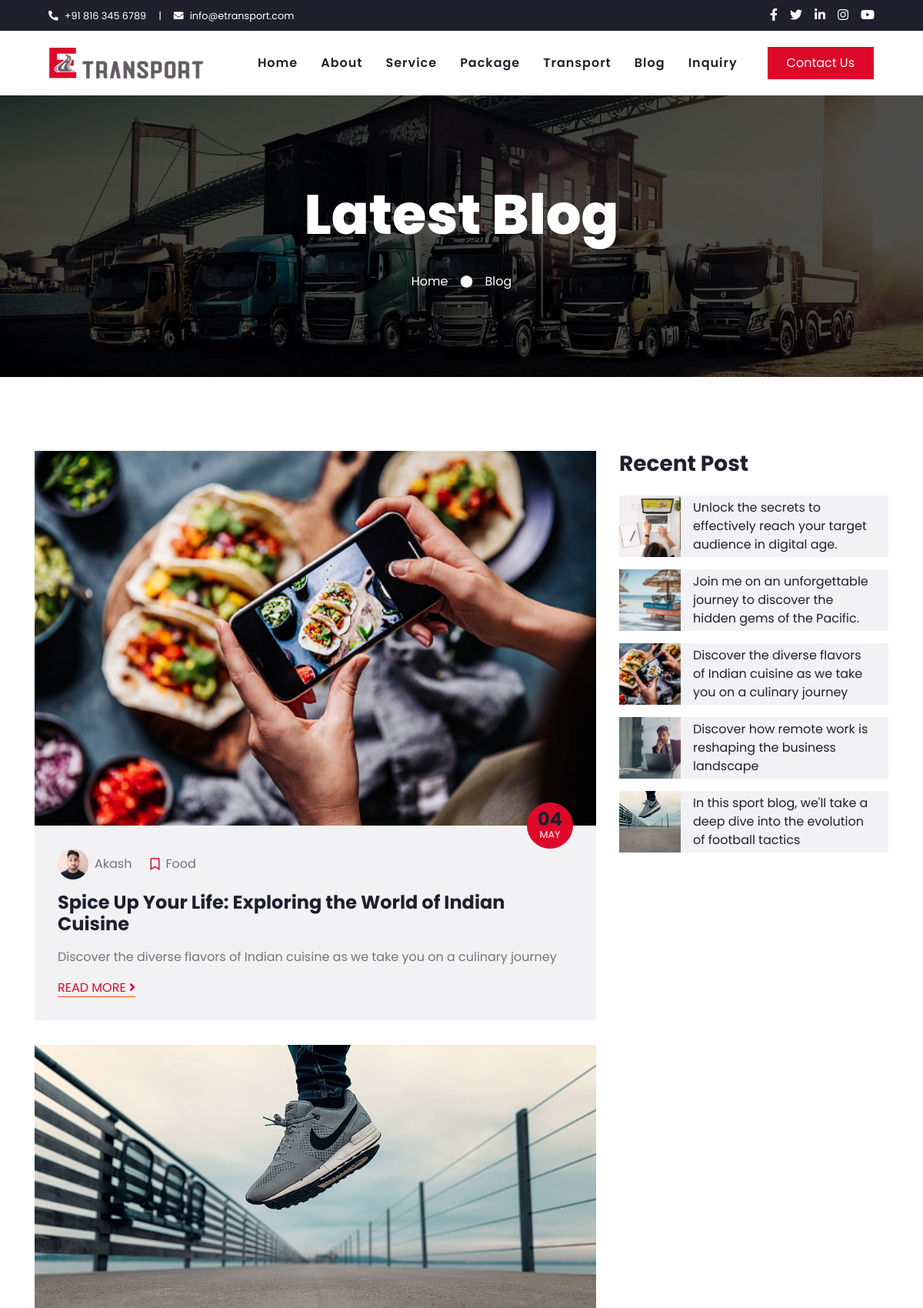
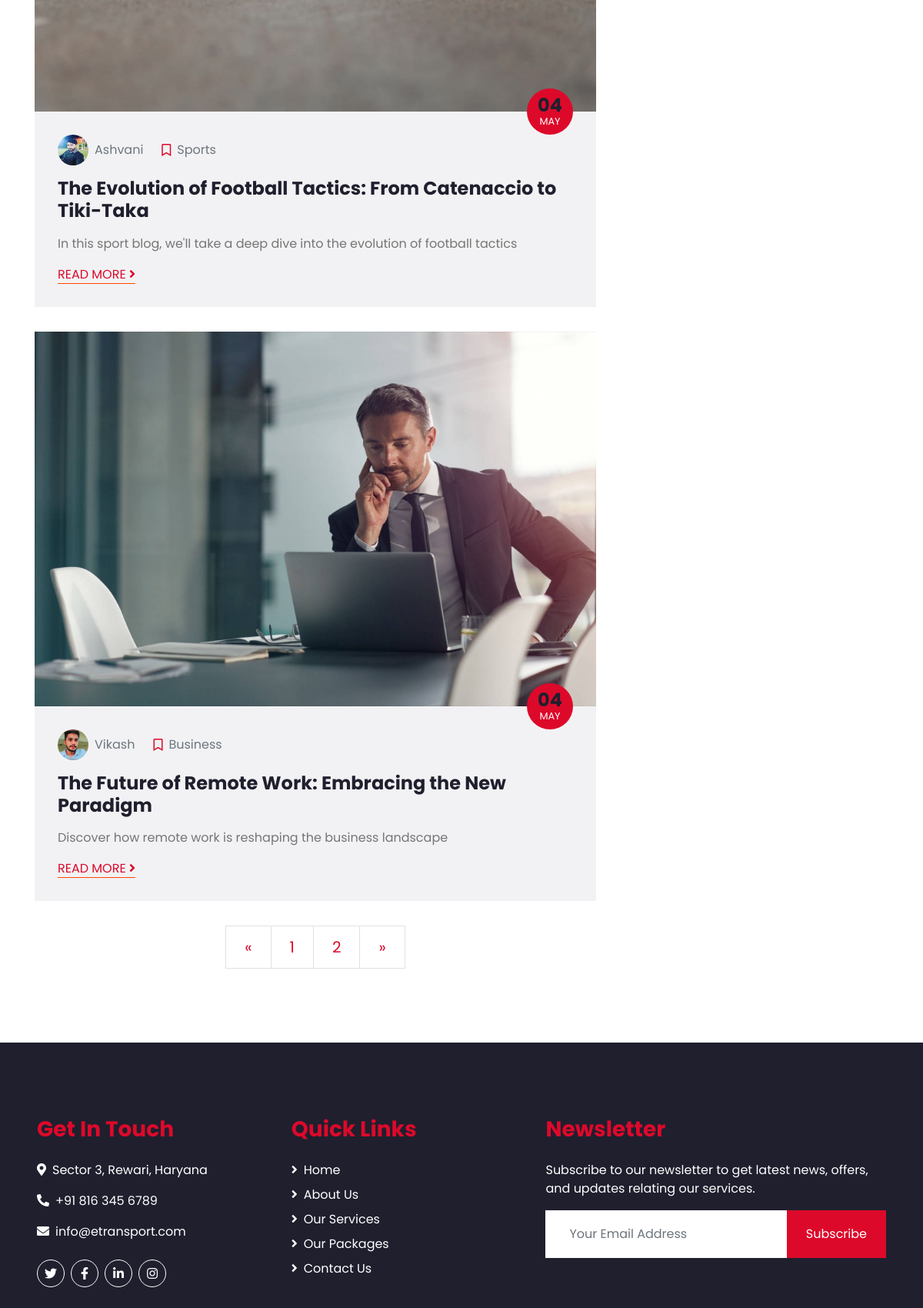
Screenshot of /blog.php (upper part) with the database file from the repository (2 pictures, top to bottom).
### tables this page shows
CREATE TABLE `tbl_blog` (
  `id` int(11) NOT NULL,
  `title` text NOT NULL,
  `category_id` int(11) NOT NULL,
  `author_id` int(11) NOT NULL,
  `image` varchar(250) NOT NULL,
  `short_description` text NOT NULL,
  `long_description` text NOT NULL,
  `created_on` date NOT NULL,
  `updated_on` date NOT NULL,
  `status` enum('0','1') NOT NULL DEFAULT '1'
);

CREATE TABLE `tbl_user` (
  `id` int(11) NOT NULL,
  `first_name` varchar(100) NOT NULL,
  `last_name` varchar(100) NOT NULL,
  `email` varchar(200) NOT NULL,
  `password` varchar(100) NOT NULL,
  `profile_image` varchar(250) NOT NULL,
  `created_on` date NOT NULL,
  `updated_on` date NOT NULL,
  `user_role` enum('1','2') NOT NULL DEFAULT '2'
);

CREATE TABLE `tbl_blog_category` (
  `id` int(11) NOT NULL,
  `name` varchar(200) NOT NULL,
  `created_on` date NOT NULL,
  `updated_on` date NOT NULL,
  `status` enum('0','1') NOT NULL DEFAULT '1'
);

### blog.php (the view, shortened to what this page needs)
<?php
include("admin/config/dbconnect.php");
$num_per_page=3;
if(isset($_GET["page"])){
    $page=$_GET["page"];
}
else{
    $page=1;
}
$start_from=($page-1)*3;
$blog_query="select tbl_blog.*,tbl_user.first_name as name,tbl_user.profile_image as profile_photo,tbl_blog_category.name as categ_name from tbl_blog join tbl_user on tbl_blog.author_id=tbl_user.id join tbl_blog_category on tbl_blog.category_id=tbl_blog_category.id order by tbl_blog.id desc limit $start_from,$num_per_page";
$blog_data=$conn->query($blog_query);
$random_query="select * from tbl_blog order by rand() limit 5";
$random_data=$conn->query($random_query);
?>
<!DOCTYPE html>
<html lang="en">
<head>
    <link href="https://cdnjs.cloudflare.com/ajax/libs/font-awesome/5.10.0/css/all.min.css" rel="stylesheet">
    <link href="lib/owlcarousel/assets/owl.carousel.min.css" rel="stylesheet">
    <link href="css/style.css" rel="stylesheet">
</head>
<body>
    <?php include("include/topbar.php"); ?>
    <?php include("include/navbar.php"); ?>
    <div class="jumbotron jumbotron-fluid mb-5">
        <div class="container text-center py-5">
            <h1 class="text-white display-3">Latest Blog</h1>
            <br>
            <div class="d-inline-flex align-items-center text-white">
                <p class="m-0"><a class="text-white" href="index.php">Home</a></p>
                <i class="fa fa-circle px-3"></i>
                <p class="m-0">Blog</p>
            </div>
        </div>
    </div>
    <div class="container py-5">
        <div class="row">
            <div class="col-lg-8">
                <div class="row">
                    <?php while($rowblog = $blog_data->fetch_assoc()){
                     ?>
                    <div class="col-md-12 mb-3">
                        <div class="position-relative">
                            <img class="img-fluid w-100" src="<?php echo "./uploads/blog/".$rowblog['image']; ?>" alt="cover_image">
                            <div class="position-absolute bg-primary d-flex flex-column align-items-center justify-content-center rounded-circle"
                                style="width: 60px; height: 60px; bottom: -30px; right: 30px;">
                                <h4 class="font-weight-bold mb-n1"><?php echo date('d', strtotime($rowblog['created_on'])); ?></h4>
                                <small class="text-white text-uppercase"><?php echo date('M', strtotime($rowblog['created_on'])); ?></small>
                            </div>
                        </div>
                        <div class="bg-secondary mb-3" style="padding: 30px;">
                            <div class="d-flex mb-3">
                                <div class="d-flex align-items-center" >
                                    <img class="rounded-circle" style="width: 40px; height: 40px;" src="<?php echo "./uploads/profile/".$rowblog['profile_photo']; ?>" alt="user_image">
                                    <a class="text-muted ml-2"  ><?php echo $rowblog['name'];?></a>
                                </div>
                                <div class="d-flex align-items-center ml-4">
                                    <i class="far fa-bookmark text-primary"></i>
                                    <a class="text-muted ml-2" ><?php echo $rowblog['categ_name'];?></a>
                                </div>
                            </div>
                            <h4 class="font-weight-bold mb-3"><?php echo $rowblog['title'];?></h4>
                            <p><?php echo $rowblog['short_description'];?></p>
                            <a class="border-bottom border-primary text-uppercase text-decoration-none" href="blog-detail.php?id=<?php echo $rowblog['id'];?>">Read More <i class="fa fa-angle-right"></i></a>
                        </div>
                    </div>
                    <?php } ?>
                </div>
                <div class="row">
                    <div class="col-12">
                        <nav aria-label="Page navigation">
                          <ul class="pagination pagination-lg justify-content-center mb-0">
                            <li class="page-item ">
                              <a class="page-link" href="<?php if($page <= 1){ echo '#'; } else { echo "blog.php?page=".($page-1); } ?>" aria-label="Previous">
                                <span aria-hidden="true">&laquo;</span>
                              </a>
                            </li>
                            <?php
                            $page_query="select * from tbl_blog";
                            $result=$conn->query($page_query);
                            $total_record=$result->num_rows;
                            $total_pages=ceil($total_record/$num_per_page);
                            for($i=1;$i<=$total_pages;$i++){
                                $active_class = '';
                                ?>
                            <li class="page-item <?php echo $active_class; ?>"><a class="page-link" href="blog.php?page=<?php echo $i ?>"><?php echo $i ?></a></li>
                        <?php
                        } ?>
                            <li class="page-item ">
                              <a class="page-link" href="<?php if($page >= $total_pages){ echo '#'; } else { echo "blog.php?page=".($page+1); } ?>" aria-label="Next">
                                <span aria-hidden="true">&raquo;</span>
                              </a>
                            </li>
                          </ul>
                        </nav>
                    </div>
                </div>
            </div>
            <div class="col-lg-4 mt-5 mt-lg-0">
                <div class="mb-5">
                    <h3 class="mb-4">Recent Post</h3>
                    <?php while($rowrandom = $random_data->fetch_assoc()){
                    ?>
                    <div class="d-flex mb-3">
                        <img class="img-fluid" src="<?php echo "./uploads/blog/".$rowrandom['image']; ?>" style="width: 80px; height: 80px; object-fit: cover;" alt="">
                        <a href="blog-detail.php?id=<?php echo $rowrandom['id'];?>" class="d-flex align-items-center bg-secondary text-dark text-decoration-none px-3" style="height: 80px;">
                        <?php echo $rowrandom['short_description'];?>
                        </a>
                    </div>
                    <?php } ?>
                </div>
            </div>
        </div>
    </div>
    <?php include("include/footer.php"); ?>
</body>
</html>

### rows the page displays
tbl_blog: image (picture), created_on "04", created_on "MAY", author.profile_image (picture), author.first_name "Akash", tbl_blog_category.name "Food", title "Spice Up Your Life: Exploring the World of Indian Cuisine", short_description "Discover the diverse flavors of Indian cuisine as we take you on a culinary journey"
tbl_blog: image (picture), created_on "04", created_on "MAY", author.profile_image (picture), author.first_name "Ashvani", tbl_blog_category.name "Sports", title "The Evolution of Football Tactics: From Catenaccio to Tiki-Taka", short_description "In this sport blog, we'll take a deep dive into the evolution of football tactics"
tbl_blog: image (picture), created_on "04", created_on "MAY", author.profile_image (picture), author.first_name "Vikash", tbl_blog_category.name "Business", title "The Future of Remote Work: Embracing the New Paradigm", short_description "Discover how remote work is reshaping the business landscape"
tbl_blog: image (picture), short_description "Unlock the secrets to effectively reach your target audience in digital age."
tbl_blog: image (picture), short_description "Join me on an unforgettable journey to discover the hidden gems of the Pacific."
